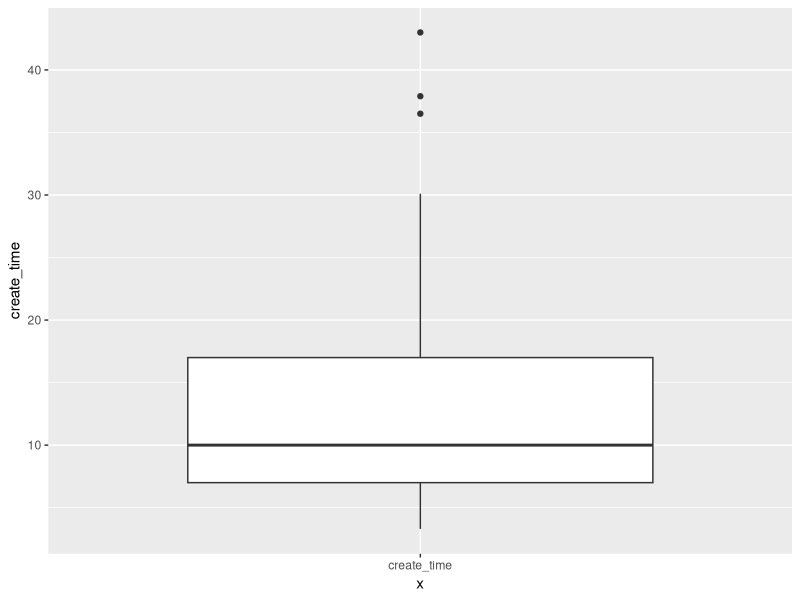
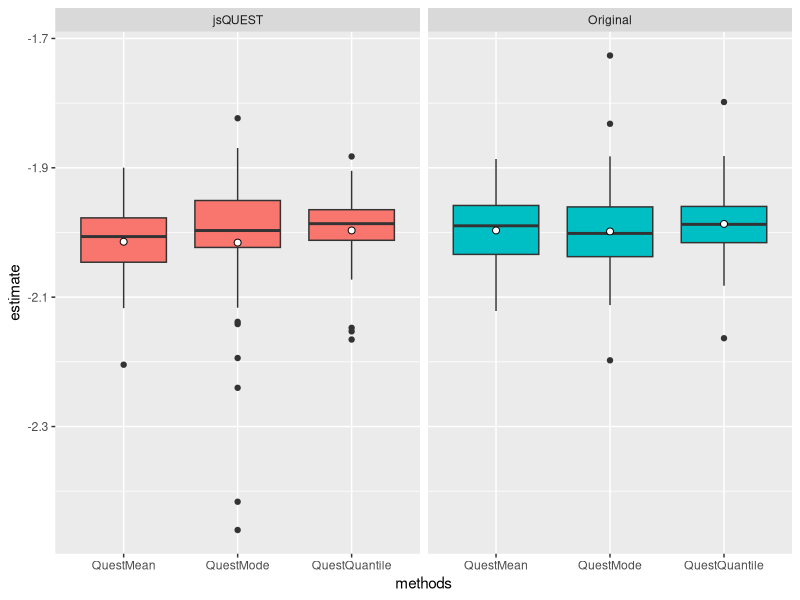
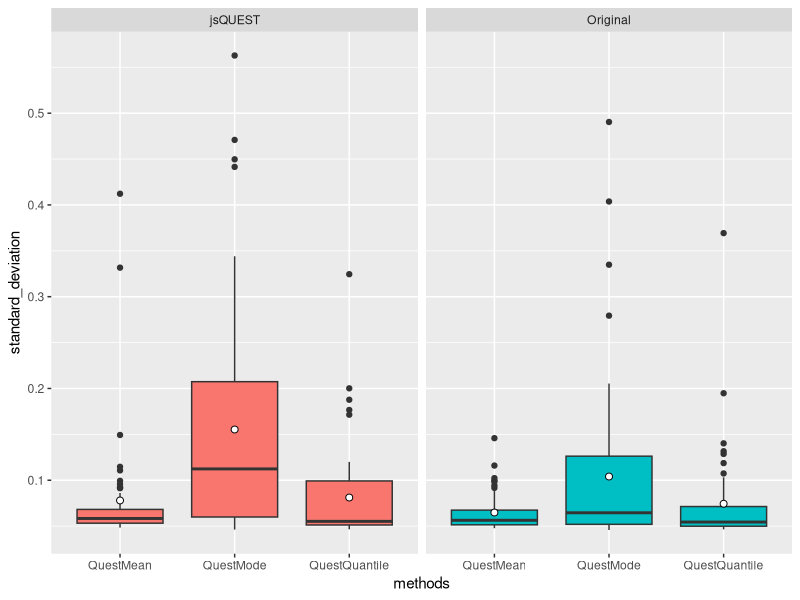
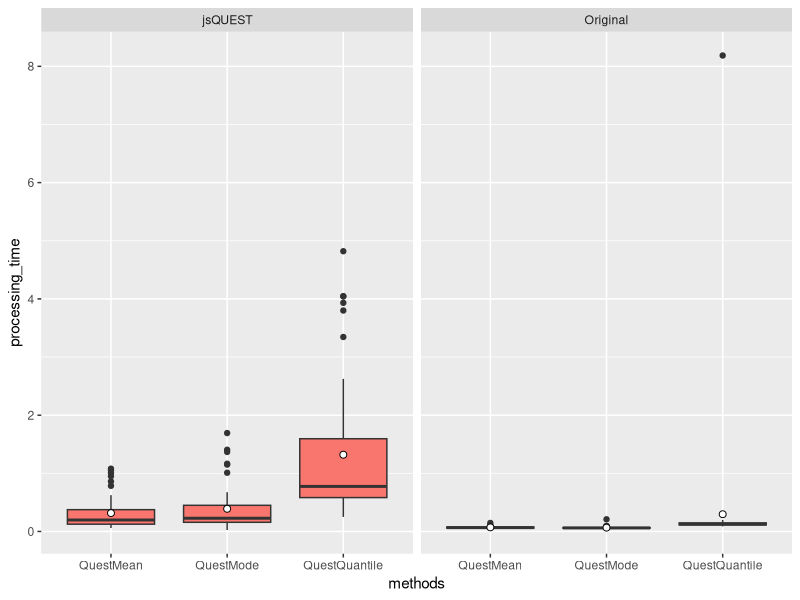

Recreate these plots in R, in order.
library(tidyverse)
dat_jsQUEST <- read.table('jsQuest_20210819.csv', sep=",", , header=T) 
dat_MATLAB <- read.table('originalQuest_20210819.csv', sep=",", , header=T) 

##################
## OS and device information (jsQUEST only)
dat_jsQUEST %>%
  group_by(platform_name) %>%
  summarise(count = n())

dat_jsQUEST %>%
  group_by(os) %>%
  summarise(count = n())
  
dat_jsQUEST %>%
  group_by(family) %>%
  summarise(count = n()) %>%
  spread(family,count)

# Time required to initialize jsQUEST

summary(dat_jsQUEST$create_time)
summary(dat_MATLAB$create_time)
# mean(dat_jsQUEST$create_time)
# sd(dat_jsQUEST$create_time)
# mean(dat_MATLAB$create_time)
# sd(dat_MATLAB$create_time)

# DF <- data.frame(
#   QUEST_type = c(rep("jsQUEST", nrow(dat_jsQUEST)), rep("Original", nrow(dat_MATLAB))),
#   initialization_time = c(dat_jsQUEST$create_time, dat_MATLAB$create_time)
# )
# 
# g <- ggplot(DF, aes(x = QUEST_type, y = initialization_time))
# g <- g + geom_boxplot()
# g


g <- ggplot(dat_jsQUEST, aes(x = "create_time", y = create_time))
g <- g + geom_boxplot()
g

#ggplot(dat, aes(x=))

if (nrow(dat_jsQUEST) != nrow(dat_MATLAB)) stop("Check the number of simulations.")

nSimulation <- nrow(dat_jsQUEST)

DF <- data.frame(
  methods = c(
    rep("QuestQuantile", nSimulation), 
    rep("QuestMean", nSimulation), 
    rep("QuestMode", nSimulation),
    rep("QuestQuantile", nSimulation), 
    rep("QuestMean", nSimulation), 
    rep("QuestMode", nSimulation)
    ),
  quest_type = c(
    rep("jsQUEST", nSimulation*3),
    rep("Original", nSimulation*3)
  ),
  estimate = c(
    dat_jsQUEST$quantile_mean, 
    dat_jsQUEST$mean_mean, 
    dat_jsQUEST$mode_mean,
    dat_MATLAB$quantile_mean, 
    dat_MATLAB$mean_mean, 
    dat_MATLAB$mode_mean
    ),
  standard_deviation = c(
    dat_jsQUEST$quantile_sd, 
    dat_jsQUEST$mean_sd, 
    dat_jsQUEST$mode_sd,
    dat_MATLAB$quantile_sd, 
    dat_MATLAB$mean_sd, 
    dat_MATLAB$mode_sd
    ),
  processing_time = c(
    dat_jsQUEST$time_quantile, 
    dat_jsQUEST$time_mean, 
    dat_jsQUEST$time_mode,
    dat_MATLAB$time_quantile, 
    dat_MATLAB$time_mean, 
    dat_MATLAB$time_mode
    )
)

g <- ggplot(DF, aes(x = methods, y = estimate))
g <- g + geom_boxplot(aes(fill = quest_type))
g <- g + stat_summary(fun = mean, geom = "point", shape = 21, size = 2., fill = "white")
#g <- g + stat_summary(fun = mean, geom = "point", color = "#FC4E07")
g <- g + facet_wrap(~quest_type)
g <- g + theme(legend.position = 'none')
g

mean(DF$estimate[1:nSimulation]) # jsQuest Quantile
mean(DF$estimate[(nSimulation+1):(nSimulation*2)]) # jsQuest Mean
mean(DF$estimate[(nSimulation*2+1):(nSimulation*3)]) # jsQuest Mode
mean(DF$estimate[(nSimulation*3+1):(nSimulation*4)]) # Matlab Quantile
mean(DF$estimate[(nSimulation*4+1):(nSimulation*5)]) # Matlab Mean
mean(DF$estimate[(nSimulation*5+1):(nSimulation*6)]) # Matlab Mode


#mean(DF$estimate[(nSimulation*2+1):(nSimulation*3)])

g <- ggplot(DF, aes(x = methods, y = standard_deviation))
g <- g + geom_boxplot(aes(fill = quest_type))
g <- g + stat_summary(fun = mean, geom = "point", shape = 21, size = 2., fill = "white")
g <- g + facet_wrap(~quest_type)
g <- g + theme(legend.position = 'none')
g

mean(DF$standard_deviation[1:nSimulation]) # jsQuest Quantile
mean(DF$standard_deviation[(nSimulation+1):(nSimulation*2)]) # jsQuest Mean
mean(DF$standard_deviation[(nSimulation*2+1):(nSimulation*3)]) # jsQuest Mode
mean(DF$standard_deviation[(nSimulation*3+1):(nSimulation*4)]) # Matlab Quantile
mean(DF$standard_deviation[(nSimulation*4+1):(nSimulation*5)]) # Matlab Mean
mean(DF$standard_deviation[(nSimulation*5+1):(nSimulation*6)]) # Matlab Mode

g <- ggplot(DF, aes(x = methods, y = processing_time))
g <- g + geom_boxplot(aes(fill = quest_type))
g <- g + stat_summary(fun = mean, geom = "point", shape = 21, size = 2., fill = "white")
g <- g + facet_wrap(~quest_type)
g <- g + theme(legend.position = 'none')
g




#g <- ggplot(dat_jsQUEST, aes(x = x_data, y = y_data))
# g <- ggplot(dat3, aes(x = methods, y = estimate))
# g <- g + geom_boxplot()
# g <- g + geom_jitter(size = 0.2)
# g
# 
# g <- ggplot(dat3, aes(x = methods, y = standard_deviation))
# g <- g + geom_boxplot()
# g
# 
# # Time required to calculate the intensity of the stimulus
# g <- ggplot(dat3, aes(x = methods, y = processing_time))
# g <- g + geom_boxplot()
# #g <- g + geom_jitter(size = 0.2)
# g
